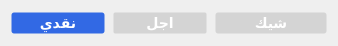
   <widget class="QWidget" name="layoutWidget_6">
    <property name="geometry">
     <rect>
      <x>344</x>
      <y>103</y>
      <width>338</width>
      <height>46</height>
     </rect>
    </property>
    <layout class="QHBoxLayout" name="horizontalLayout_3" stretch="5,5,6">
     <property name="spacing">
      <number>8</number>
     </property>
     <property name="sizeConstraint">
      <enum>QLayout::SetDefaultConstraint</enum>
     </property>
     <item>
      <widget class="QPushButton" name="cash">
       <property name="maximumSize">
        <size>
         <width>16777215</width>
         <height>22</height>
        </size>
       </property>
       <property name="autoFillBackground">
        <bool>false</bool>
       </property>
       <property name="styleSheet">
        <string notr="true">QPushButton {
  	background-color: #d4d4d4;
    border-style: hidden;
	border-width: 1px;
    border-radius: 3px;
    font: bold 14px;
    color: #ffffff;
 
}

QPushButton:checked {
background-color: #3269e4;
}</string>
       </property>
       <property name="text">
        <string>نقدي</string>
       </property>
       <property name="checkable">
        <bool>true</bool>
       </property>
       <property name="checked">
        <bool>true</bool>
       </property>
       <property name="autoExclusive">
        <bool>true</bool>
       </property>
       <property name="default">
        <bool>false</bool>
       </property>
       <property name="flat">
        <bool>false</bool>
       </property>
      </widget>
     </item>
     <item>
      <widget class="QPushButton" name="credit">
       <property name="maximumSize">
        <size>
         <width>16777215</width>
         <height>22</height>
        </size>
       </property>
       <property name="styleSheet">
        <string notr="true">QPushButton {
  	background-color: #d4d4d4;
    border-style: hidden;
	border-width:1px;
    border-radius: 2px;
    font: bold 14px;
    color: #ffffff; 
}

QPushButton:checked {
background-color: #3269e4;
}</string>
       </property>
       <property name="text">
        <string>اجل</string>
       </property>
       <property name="checkable">
        <bool>true</bool>
       </property>
       <property name="autoExclusive">
        <bool>true</bool>
       </property>
       <property name="flat">
        <bool>false</bool>
       </property>
      </widget>
     </item>
     <item>
      <widget class="QPushButton" name="cheque">
       <property name="maximumSize">
        <size>
         <width>16777215</width>
         <height>22</height>
        </size>
       </property>
       <property name="styleSheet">
        <string notr="true">QPushButton {
  	background-color: #d4d4d4;
    border-style: hidden;
	border-width:1px;
    border-radius: 3px;
    font: bold 14px;
    color: #ffffff;
}

QPushButton:checked {
background-color: #3269e4;
}</string>
       </property>
       <property name="text">
        <string>شيك</string>
       </property>
       <property name="checkable">
        <bool>true</bool>
       </property>
       <property name="autoExclusive">
        <bool>true</bool>
       </property>
      </widget>
     </item>
    </layout>
   </widget>
